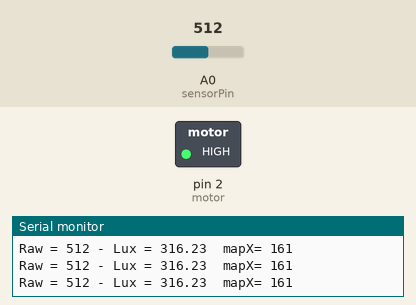
Recording of a sketch running on a simulated Arduino Uno, built with avr-gcc and run on an emulated ATmega328P. Parts: switched loads named in the sketch (green lamp = pin HIGH), the last lines printed to the serial monitor. The test bench sets the inputs (shaded band); at power-on: A0 (sensorPin) = 512.

Above: at 1.2 s.
1.3 s: A0 (sensorPin) set to 440
4.3 s: A0 (sensorPin) set to 415
At 5.4 s:
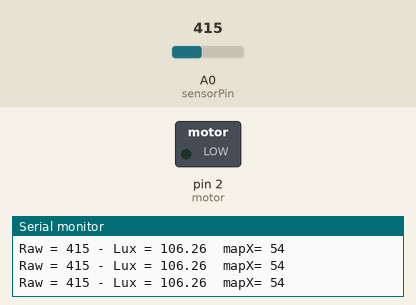
5.9 s: A0 (sensorPin) set to 511
At 6.6 s:
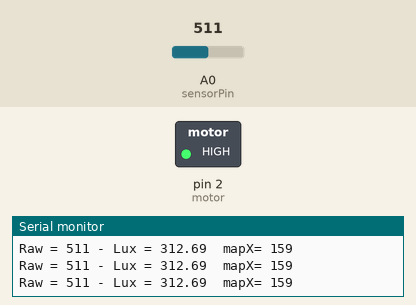
7.4 s: A0 (sensorPin) set to 306
At 8.9 s:
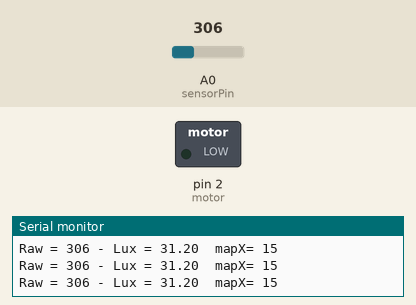
Timing chart, 0 to 9.9 s (numbered marks = the images above; inputs shaded):
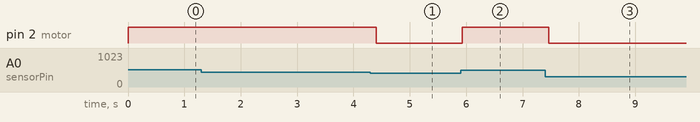

Measured:
- the behaviour switches between 432 and 431 on A0 (sensorPin) (found by bisection; images 0 and 1)
- after the input at 4.3 s, pin 2 (motor): HIGH → LOW after 0.10 s
- after the input at 5.9 s, pin 2 (motor): LOW → HIGH at once
- after the input at 7.4 s, pin 2 (motor): HIGH → LOW after 0.07 s

The sketch:

Test_LogScale_light_Sensor.ino
```cpp
/*
  Test sketch for the Adafruit Analog Light Sensor
  by Bill Earl
  for Adafruit Industries

  Connect sensor output to Analog Pin 0
  Connect 5v to VCC and GND to GND
  Connect 3.3v to the AREF pin
*/

int sensorPin = A0;    // select the input pin for the potentiometer
int motor = 2;
int mapX = 0;

float rawRange = 1024; // 3.3v
float logRange = 5.0; // 3.3v = 10^5 lux

void setup()
{
  analogReference(EXTERNAL); //
  Serial.begin(9600);

  pinMode(motor, OUTPUT);
  Serial.println("Adafruit Analog Light Sensor Test");
}

void loop()
{
  // read the raw value from the sensor:
  int rawValue = analogRead(sensorPin);

  Serial.print("Raw = ");
  Serial.print(rawValue);
  Serial.print(" - Lux = ");
  Serial.print(RawToLux(rawValue));

  mapX = map(RawToLux(rawValue), 0, 500, 0, 255);
  Serial.print("  mapX= ");
  Serial.println(mapX);
  analogWrite(motor, RawToLux(rawValue));

  delay(100);

}

float RawToLux(int raw)
{
  float logLux = raw * logRange / rawRange;
  return pow(10, logLux);
}
```
